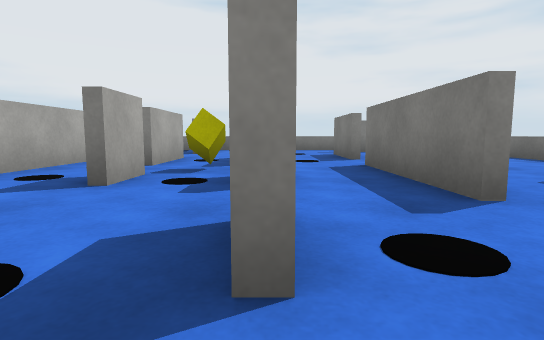
View 1 (above)

15 first-person views from a walk through a 3-D level made in the Unity game engine. The camera is 0.51 m above the floor, tilts 6° down and sees 80° across. The floor is counted in squares, 1 m on a side. Each view is taken from the middle of a square. On the plan, view 1 faces up. The plan holds only what a view shows up to about 9 squares ahead; the rest is blank. Surface patterns are stand-ins for the level's own textures.

View 2
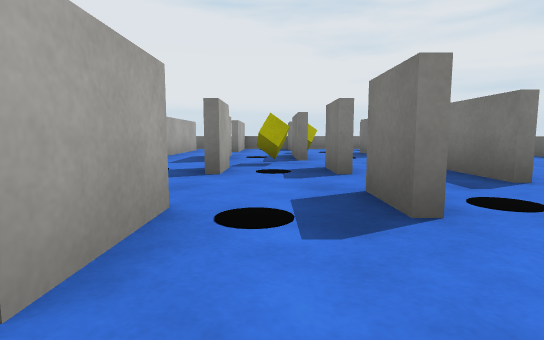

View 3
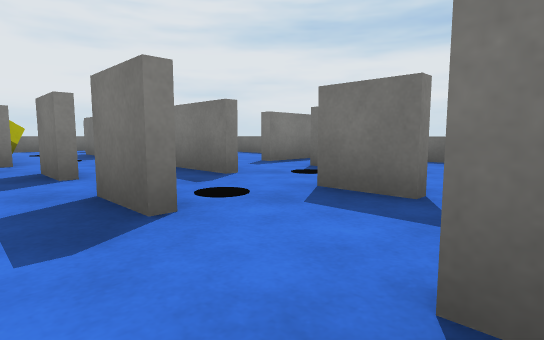

View 4
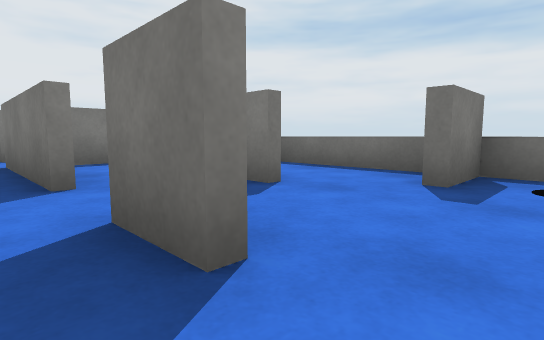

View 5
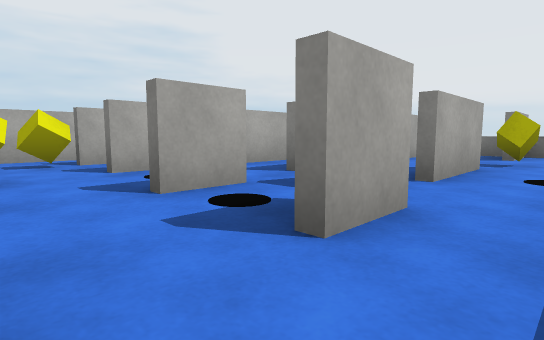

View 6
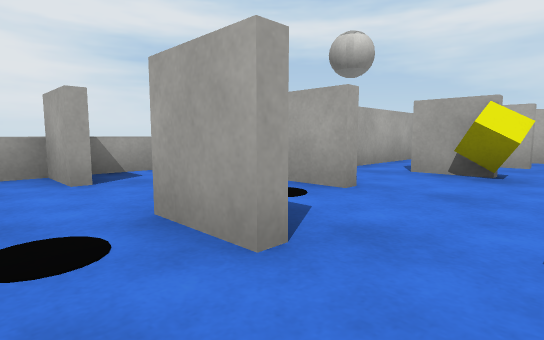

View 7
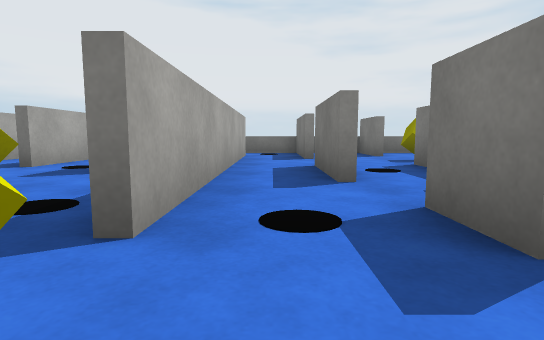

View 8
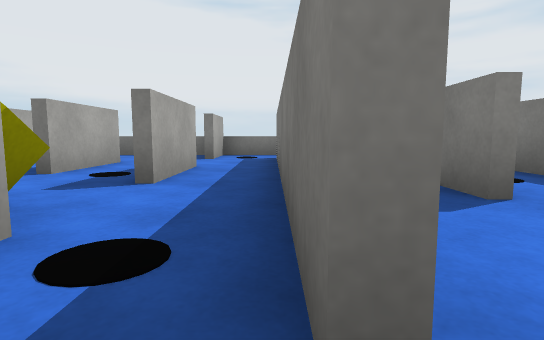

View 9
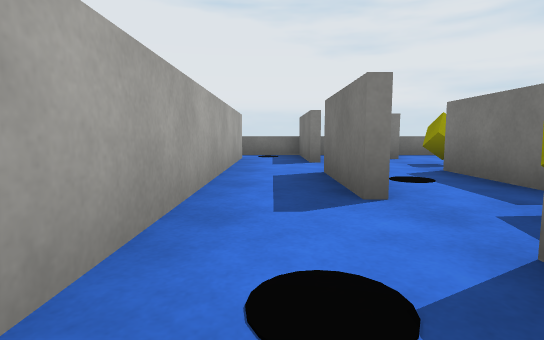

View 10
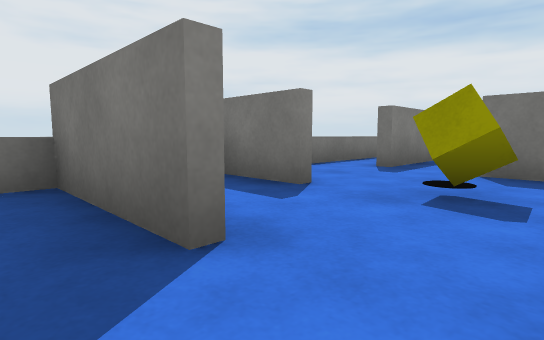

View 11
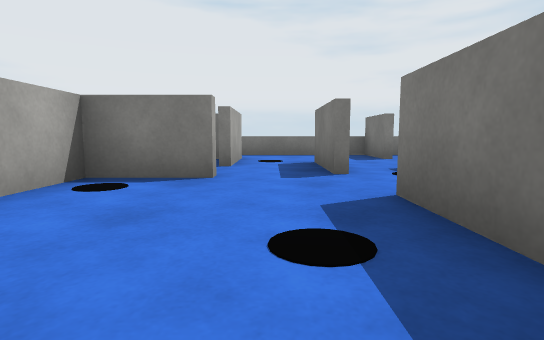

View 12
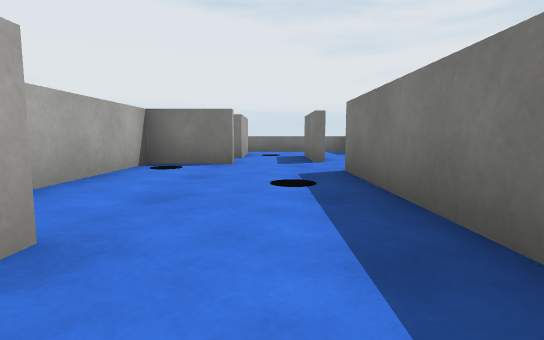

View 13
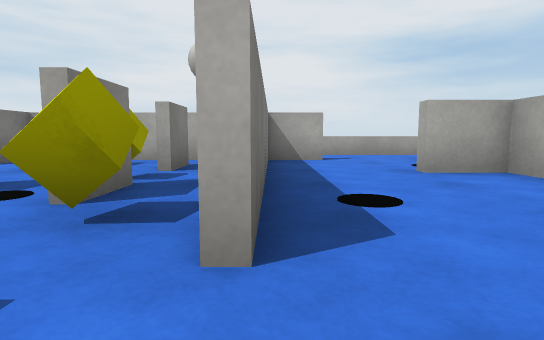

View 14
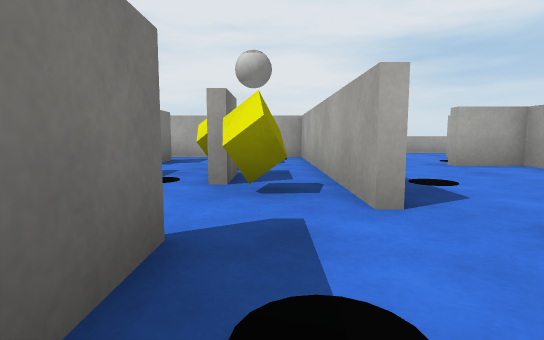

View 15
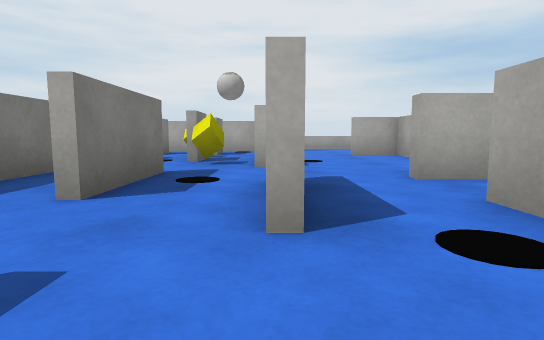

### Floor plan
Key: @ floor where view 1 was taken; # wall or solid block; x gap in a wall; . floor; ^ raised ledge; C yellow cube.
Columns run from 11 left of view 1 to 6 right of it. Each row starts with its distance up from view 1.
 12   ^^^^^^^^^^^^^^^
 11   ....#..#.#...
 10   #...##.#...###
  9   #.#..#...C.#
  8   ..#.##.....#   ^
  7  ##...##.#.#..  .^
  6  #.....#.#.#.. ..
  5  #..#C.#..C..##..
  4  #..#.##.#.#.#.##^
  3  #..#.C......#...^
  2  #..#.##.......#.^
  1   ..#..x.#.#.#...^
  0  ..#######.@.#..#^
 -1  ...      .#.....^
 -2 ^^^^      ^^^

Positions as (right, up) in squares from view 1, and headings:
1: (0, 0), facing up
2: (-1, -1), facing up
3: (-1, -1), facing up-right
4: (1, -1), facing up-right
5: (1, 2), facing up-left
6: (1, 3), facing down-left
7: (-3, 2), facing up
8: (-4, 3), facing up
9: (-3, 3), facing up
10: (-3, 8), facing up-right
11: (-8, 3), facing up
12: (-8, 1), facing up
13: (-7, 7), facing down
14: (-6, 8), facing down
15: (-7, 11), facing down
